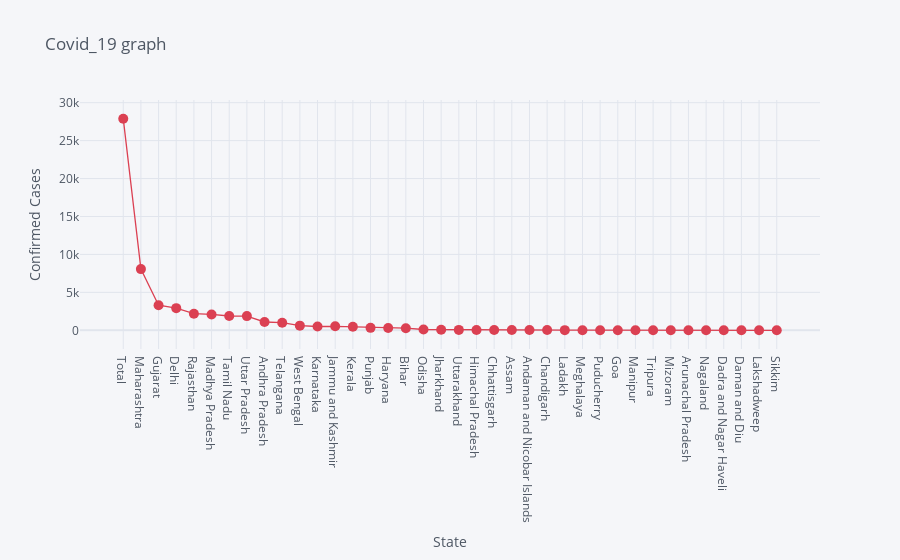

Notebook code for this chart:
### Markdown cell above
# Hover over the graph markers to see confirmed cases for each state.

### Code cell
df.iplot(kind= 'scatter', x= 'State', y='Confirmed', mode= 'markers+lines', title= 'Covid_19 graph', xTitle= 'State', yTitle= 'Confirmed Cases', color= 'red', size= 10)

### Figure 1 — Plotly figure (JSON) as saved in the notebook; plotly's stock layout.template omitted (floating-point values rounded to 4 significant figures)
{"data": [{"line": {"color": "rgba(219, 64, 82, 1.0)", "dash": "solid", "shape": "linear", "width": 1.3}, "marker": {"size": 10, "symbol": "circle"}, "mode": "markers+lines", "name": "Confirmed", "text": "", "type": "scatter", "x": ["Total", "Maharashtra", "Gujarat", "Delhi", "Rajasthan", "Madhya Pradesh", "Tamil Nadu", "Uttar Pradesh", "Andhra Pradesh", "Telangana", "West Bengal", "Karnataka", "Jammu and Kashmir", "Kerala", "Punjab", "Haryana", "Bihar", "Odisha", "Jharkhand", "Uttarakhand", "Himachal Pradesh", "Chhattisgarh", "Assam", "Andaman and Nicobar Islands", "Chandigarh", "Ladakh", "Meghalaya", "Puducherry", "Goa", "Manipur", "Tripura", "Mizoram", "Arunachal Pradesh", "Nagaland", "Dadra and Nagar Haveli", "Daman and Diu", "Lakshadweep", "Sikkim"], "y": [27890, 8068, 3301, 2918, 2185, 2090, 1885, 1873, 1097, 1001, 611, 503, 523, 469, 322, 296, 277, 103, 82, 51, 40, 37, 36, 33, 36, 20, 12, 8, 7, 2, 2, 1, 1, 0, 0, 0, 0, 0]}], "layout": {"legend": {"bgcolor": "#F5F6F9", "font": {"color": "#4D5663"}}, "paper_bgcolor": "#F5F6F9", "plot_bgcolor": "#F5F6F9", "title": {"font": {"color": "#4D5663"}, "text": "Covid_19 graph"}, "xaxis": {"gridcolor": "#E1E5ED", "showgrid": true, "tickfont": {"color": "#4D5663"}, "title": {"font": {"color": "#4D5663"}, "text": "State"}, "zerolinecolor": "#E1E5ED"}, "yaxis": {"gridcolor": "#E1E5ED", "showgrid": true, "tickfont": {"color": "#4D5663"}, "title": {"font": {"color": "#4D5663"}, "text": "Confirmed Cases"}, "zerolinecolor": "#E1E5ED"}}}
